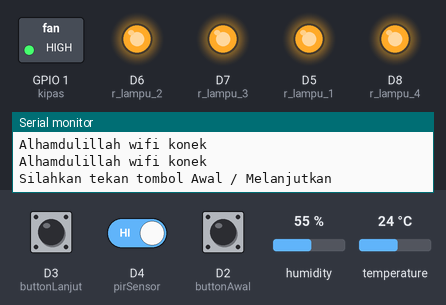
This sketch was run on a simulated ESP8266 (NodeMCU). Parts: switched loads named in the sketch (green lamp = pin HIGH), output pins drawn as LEDs (lit = HIGH), the last lines printed to the serial monitor. The inputs (shaded band) are chosen by the test bench; at power-on: D3 (buttonLanjut) HIGH, temperature 24 °C, D4 (pirSensor) HIGH, D2 (buttonAwal) HIGH, humidity 55 %. WiFi joins after 1.5 s; servers stay silent unless stated; uploads are accepted with an empty reply.

Above: at 12.7 s.
12.8 s: D3 (buttonLanjut) pulled LOW for 2.15 s
At 16.1 s:
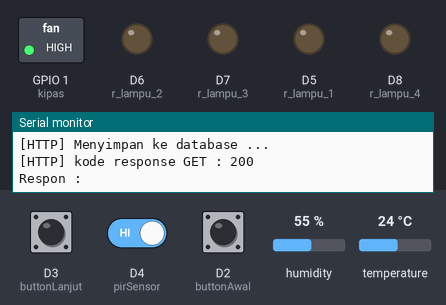
16.4 s: temperature set to 29 °C
21.4 s: temperature set to 32 °C
At 25.5 s:
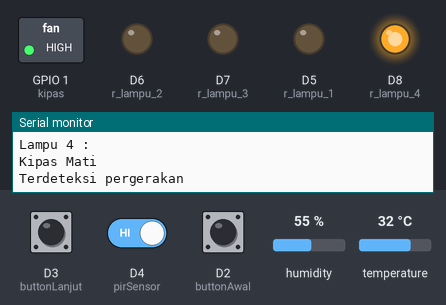
26.5 s: temperature set to 36 °C
At 31.0 s:
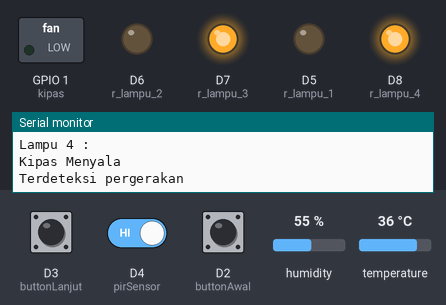
31.4 s: temperature set to 40 °C
At 35.4 s:
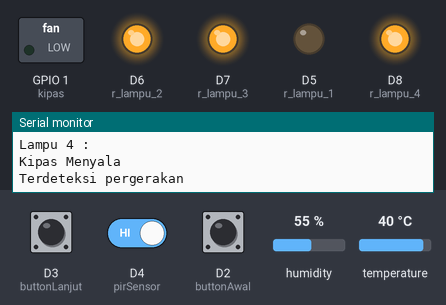
Timing chart, 0 to 36.9 s (numbered marks = the images above; inputs shaded):
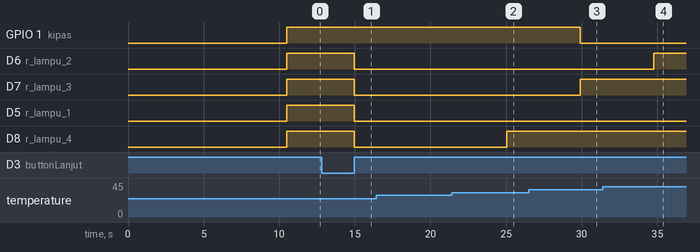

The sketch:

telur.ino
```cpp
#include <Arduino.h>

// Wifi
#include <ESP8266WiFi.h>
#include <ESP8266WiFiMulti.h>
#include <ESP8266HTTPClient.h>
// Buat object Wifi
ESP8266WiFiMulti WiFiMulti;
// Buat object http
HTTPClient http;
#define USE_SERIAL Serial

String simpan = "http://duniaiot.com/telurpintar/Data/save?suhu=";
String update_telur = "http://duniaiot.com/telurpintar/Data/update?ket=";

String respon = "";
String lampu_1, lampu_2, lampu_3, lampu_4;

boolean awal = true;

// button
#define buttonAwal D2
#define buttonLanjut D3

int jum = 1;

// Sensor pir
#define pirSensor D4

// Relay lampu
#define relay_on LOW
#define relay_off HIGH

#define r_lampu_1 D5
#define r_lampu_2 D6
#define r_lampu_3 D7
#define r_lampu_4 D8
#define kipas D10

// Sensor DHT
#include <DHT.h>

#define DHTPIN D9
#define DHTTYPE DHT11

DHT dht(DHTPIN, DHTTYPE);

int before_suhu = 25;

boolean kirim_t = false;

void setup() {

  Serial.begin(115200);   //Komunikasi baud rate

  USE_SERIAL.begin(115200);
  USE_SERIAL.setDebugOutput(false);

  for(uint8_t t = 4; t > 0; t--) {
      USE_SERIAL.printf("[SETUP] Tunggu %d...\n", t);
      USE_SERIAL.flush();
      delay(1000);
  }

  WiFi.mode(WIFI_STA);
  WiFiMulti.addAP("Telur", "12345678"); // Sesuaikan SSID dan password ini

  for (int u = 1; u <= 5; u++)
  {
    if ((WiFiMulti.run() == WL_CONNECTED))
    {
      USE_SERIAL.println("Alhamdulillah wifi konek");
      USE_SERIAL.flush();
      delay(1000);
    }
    else
    {
      Serial.println("Hmmm wifi belum konek");
      delay(1000);
    }
  }

  pinMode(buttonAwal, INPUT_PULLUP);
  pinMode(buttonLanjut, INPUT_PULLUP);
  pinMode(pirSensor, INPUT_PULLUP);

  pinMode(r_lampu_1, OUTPUT);
  pinMode(r_lampu_2, OUTPUT);
  pinMode(r_lampu_3, OUTPUT);
  pinMode(r_lampu_4, OUTPUT);

  pinMode(kipas, OUTPUT);

  digitalWrite(r_lampu_1, relay_off);
  digitalWrite(r_lampu_2, relay_off);
  digitalWrite(r_lampu_3, relay_off);
  digitalWrite(r_lampu_4, relay_off);

  digitalWrite(kipas, relay_off);

  dht.begin();

  delay(1000);
  Serial.println("Silahkan tekan tombol Awal / Melanjutkan");

}

void loop() {

  int suhu = dht.readTemperature();
  if (suhu > 100)
  {
    suhu = before_suhu;
  }
  else
  {
    before_suhu = suhu;
  }

  if ( awal == true )
  {
    if ( digitalRead(buttonAwal) == LOW )
    {
      Serial.println("Penetasan mulai dari awal");

      if ((WiFiMulti.run() == WL_CONNECTED))
      {
        USE_SERIAL.print("[HTTP] Memulai...\n");

        http.begin( update_telur + (String) 2 );

        USE_SERIAL.print("[HTTP] Menyimpan ke database ...\n");
        int httpCode = http.GET();

        if(httpCode > 0)
        {
          USE_SERIAL.printf("[HTTP] kode response GET : %d\n", httpCode);

          if (httpCode == HTTP_CODE_OK)
          {
            respon = http.getString();
            USE_SERIAL.println("Respon : " + respon);
            delay(200);
          }
        }
        else
        {
          USE_SERIAL.printf("[HTTP] GET data gagal, error: %s\n", http.errorToString(httpCode).c_str());
        }
        http.end();
      }

      awal = false;
    }
    else if ( digitalRead(buttonLanjut) == LOW )
    {
      Serial.println("Melanjutkan penetasan");

      awal = false;
    }
  }

  delay(1000);

  if (awal == false)
  {
    Serial.println();
    Serial.print("Suhu : ");
    Serial.println(suhu);

    if ((WiFiMulti.run() == WL_CONNECTED))
    {
      USE_SERIAL.print("[HTTP] Memulai...\n");

      http.begin( simpan + (String) suhu );

      USE_SERIAL.print("[HTTP] Menyimpan ke database ...\n");
      int httpCode = http.GET();

      if(httpCode > 0)
      {
        USE_SERIAL.printf("[HTTP] kode response GET : %d\n", httpCode);

        if (httpCode == HTTP_CODE_OK)
        {
          respon = http.getString();
          USE_SERIAL.println("Respon : " + respon);
          lampu_1 = respon.substring(0,1);
          lampu_2 = respon.substring(1,2);
          lampu_3 = respon.substring(2,3);
          lampu_4 = respon.substring(3,4);

          USE_SERIAL.println("Lampu 1 : " + lampu_1);
          USE_SERIAL.println("Lampu 2 : " + lampu_2);
          USE_SERIAL.println("Lampu 3 : " + lampu_3);
          USE_SERIAL.println("Lampu 4 : " + lampu_4);

          delay(200);
        }
      }
      else
      {
        USE_SERIAL.printf("[HTTP] GET data gagal, error: %s\n", http.errorToString(httpCode).c_str());
      }
      http.end();
    }

    Serial.println();

    if (lampu_1.toInt() == 0 && lampu_2.toInt() == 0 && lampu_3.toInt() == 0 && lampu_4.toInt() == 0)
    {
      if (suhu <= 30)
      {
        digitalWrite(r_lampu_1, relay_on);
        digitalWrite(r_lampu_2, relay_on);
        digitalWrite(r_lampu_3, relay_on);
        digitalWrite(r_lampu_4, relay_on);
      }
      else if (suhu >= 31 && suhu <= 34)
      {
        digitalWrite(r_lampu_1, relay_on);
        digitalWrite(r_lampu_2, relay_on);
        digitalWrite(r_lampu_3, relay_on);
        digitalWrite(r_lampu_4, relay_off);
      }
      else if (suhu >= 35 && suhu <= 38)
      {
        digitalWrite(r_lampu_1, relay_on);
        digitalWrite(r_lampu_2, relay_on);
        digitalWrite(r_lampu_3, relay_off);
        digitalWrite(r_lampu_4, relay_off);
      }
      else if (suhu >= 39)
      {
        digitalWrite(r_lampu_1, relay_on);
        digitalWrite(r_lampu_2, relay_off);
        digitalWrite(r_lampu_3, relay_off);
        digitalWrite(r_lampu_4, relay_off);
      }
    }
    else
    {
      if (lampu_1.toInt() == 1)
      {
        digitalWrite(r_lampu_1, relay_on);
      }
      else
      {
        digitalWrite(r_lampu_1, relay_off);
      }
      if (lampu_2.toInt() == 1)
      {
        digitalWrite(r_lampu_2, relay_on);
      }
      else
      {
        digitalWrite(r_lampu_2, relay_off);
      }
      if (lampu_3.toInt() == 1)
      {
        digitalWrite(r_lampu_3, relay_on);
      }
      else
      {
        digitalWrite(r_lampu_3, relay_off);
      }
      if (lampu_4.toInt() == 1)
      {
        digitalWrite(r_lampu_4, relay_on);
      }
      else
      {
        digitalWrite(r_lampu_4, relay_off);
      }
    }

    if (suhu >= 35)
    {
      Serial.println("Kipas Menyala");
      digitalWrite(kipas, relay_on);
    }
    else
    {
      Serial.println("Kipas Mati");
      digitalWrite(kipas, relay_off);
    }

    if ( digitalRead(pirSensor) == HIGH )
    {
      Serial.println("Terdeteksi pergerakan");

      if (kirim_t == false)
      {
        kirim_telur(1);
        kirim_t = true;
      }
    }
    else
    {
      Serial.println("Tidak terdeteksi pergerakan");

      if (kirim_t == true)
      {
        kirim_telur(3);
        kirim_t = false;
      }
    }

    Serial.println();

  }

  delay(1000);

}

void kirim_telur(int ket)
{
  if ((WiFiMulti.run() == WL_CONNECTED))
  {
    USE_SERIAL.print("[HTTP] Memulai...\n");

    http.begin( update_telur + (String) ket );

    USE_SERIAL.print("[HTTP] Menyimpan ke database ...\n");
    int httpCode = http.GET();

    if(httpCode > 0)
    {
      USE_SERIAL.printf("[HTTP] kode response GET : %d\n", httpCode);

      if (httpCode == HTTP_CODE_OK)
      {
        respon = http.getString();
        USE_SERIAL.println("Respon : " + respon);
        delay(200);
      }
    }
    else
    {
      USE_SERIAL.printf("[HTTP] GET data gagal, error: %s\n", http.errorToString(httpCode).c_str());
    }
    http.end();
  }
}
```

Measured:
- the behaviour switches between 30 and 31 °C on temperature (found by bisection; images 1 and 2)
- the behaviour switches between 34 and 35 °C on temperature (found by bisection; images 2 and 3)
- the behaviour switches between 38 and 39 °C on temperature (found by bisection; images 3 and 4)
- after the input at 12.8 s, D6 (r_lampu_2), D7 (r_lampu_3), D5 (r_lampu_1), D8 (r_lampu_4): HIGH → LOW after 2.2 s
- after the input at 21.4 s, D8 (r_lampu_4): LOW → HIGH after 3.7 s
- after the input at 26.5 s, GPIO 1 (kipas): HIGH → LOW after 3.4 s; D7 (r_lampu_3): LOW → HIGH after 3.4 s
- after the input at 31.4 s, D6 (r_lampu_2): LOW → HIGH after 3.4 s
